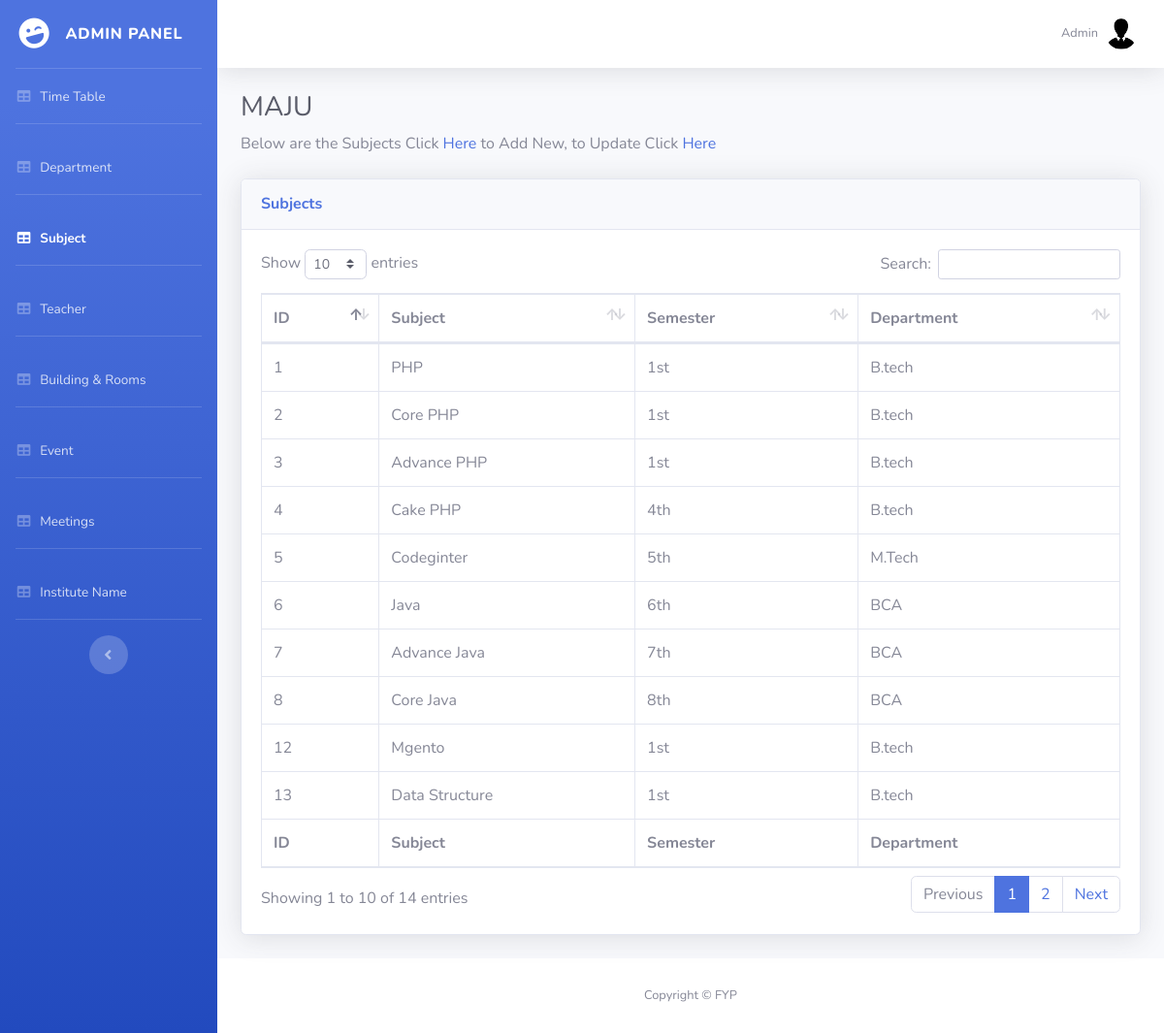
The app's page /admin/dashboard/subject.php (signed in), older data.
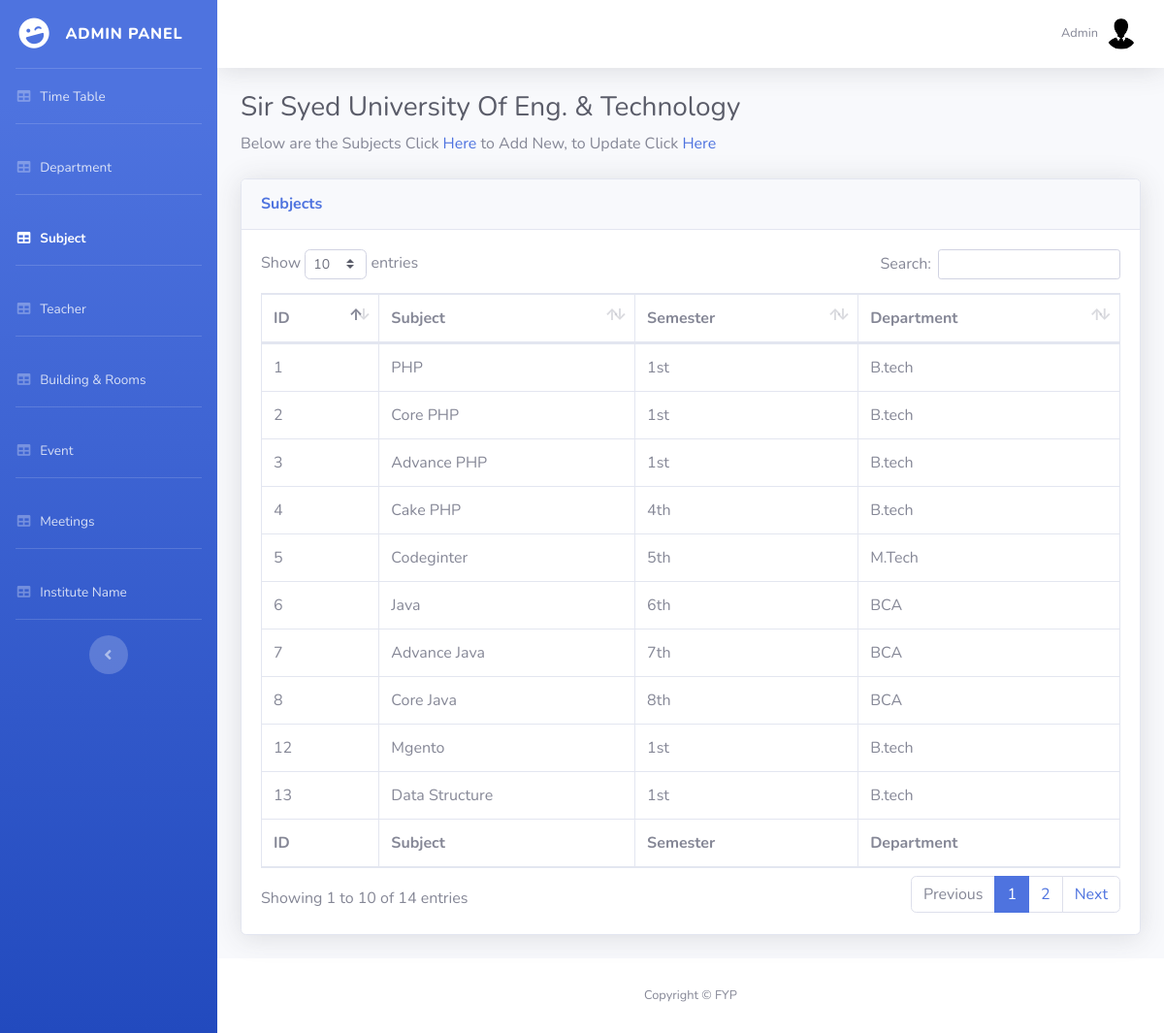
The same page, newer data.
### tables this page shows
CREATE TABLE `university` (
  `uid` int(11) NOT NULL,
  `uname` varchar(50) NOT NULL
);

CREATE TABLE `subject` (
  `subject_id` int(11) NOT NULL,
  `subject_name` varchar(20) DEFAULT NULL,
  `sem_id` int(11) NOT NULL,
  `department_id` int(11) NOT NULL
);

CREATE TABLE `semester` (
  `sem_id` int(11) NOT NULL,
  `semester_name` varchar(20) DEFAULT NULL,
  `department_id` int(11) DEFAULT NULL
);

CREATE TABLE `department` (
  `department_id` int(11) NOT NULL,
  `department_name` varchar(50) NOT NULL
);

### admin/dashboard/subject.php (the view, shortened to what the changed rows need)
<!DOCTYPE html>
<html lang="en">
<head>
  <link href="vendor/fontawesome-free/css/all.min.css" rel="stylesheet" type="text/css">
  <link href="css/sb-admin-2.min.css" rel="stylesheet">
  <link href="vendor/datatables/dataTables.bootstrap4.min.css" rel="stylesheet">
</head>
<body id="page-top">
  <div id="wrapper">
    <div id="content-wrapper" class="d-flex flex-column">
      <div id="content">
        <div class="container-fluid">
		     <?php
   $con=mysqli_connect('localhost','root','','timetable');
$query = "Select uname from university order by uid DESC limit 1";
$result = mysqli_query($con,$query);
  while($row = mysqli_fetch_array($result)) {
    ?>
  <h1 class="h3 mb-2 text-gray-800"><?php echo $row['uname']; }?></h1>
          <p class="mb-4">Below are the  Subjects Click <a href="#" data-toggle="modal" data-target="#insertModal">
                </a> to Add New, to Update Click
                <a href="#" data-toggle="modal" data-target="#updateModal">
                </a>
          <div class="card shadow mb-4">
            <div class="card-body">
              <div class="table-responsive">
                <table class="table table-bordered" id="dataTable" width="100%" cellspacing="0">
                  <thead>
                    <tr>
                      <th>ID</th>
                      <th>Subject</th>
                      <th>Semester</th>
                      <th>Department</th>
                    </tr>
                  </thead>
                  <tfoot>
                    <tr>
                        <th>ID</th>
                      <th>Subject</th>
                      <th>Semester</th>
                      <th>Department</th>
                    </tr>
                  </tfoot>
                  <tbody>
                     <?php
function getData()
{
$con=mysqli_connect('localhost','root','','timetable');
$query = "Select subject.subject_id,subject.subject_name,
department.department_name,semester.semester_name
FROM subject
INNER join department ON
subject.department_id=department.department_id
inner join semester
on subject.sem_id=semester.sem_id";
$result = mysqli_query($con,$query);
while($row = mysqli_fetch_array($result)){
    echo "<tr>
    <td>". $row["subject_id"]. "</td>
	 <td>". $row["subject_name"]. " </td>
	 <td>". $row["semester_name"]. " </td>
	 	 <td>". $row["department_name"]. " </td>
    </tr>";
}
}
    getData();
?>
                  </tbody>
                </table>
              </div>
            </div>
          </div>
        </div>
      </div>
    </div>
  </div>
</body>
</html>

Row changes from the older to the newer data that the page shows:
removed university: uname "MAJU"
now on this page (row edited): university: uname "Sir Syed University Of Eng. & Technology"
